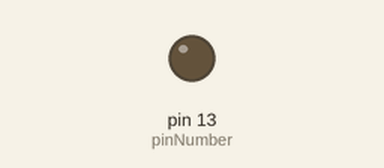
This sketch was run on a simulated Arduino Uno, built with avr-gcc and run on an emulated ATmega328P. On the bench: output pins drawn as LEDs (lit = HIGH).

Above: at 0.5 s.
At 7.87 s:
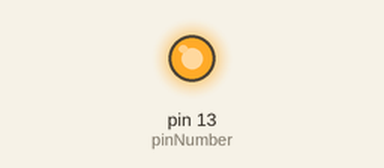
Timing chart, 0 to 8.2 s (numbered marks = the images above):
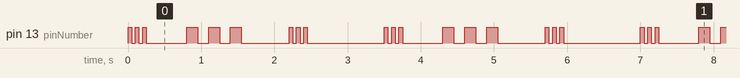

The sketch:

ledBlink.ino
```cpp
bool countUP = true;
int timer = 1000;
int slowBlink = 150;
int fastBlink = 50;
int pinNumber = 13;

void blink(int pin, int timeDelay) {
  digitalWrite(pin, HIGH);
  delay(timeDelay);
  digitalWrite(pin, LOW);
  delay(timeDelay);
}

void s(int pin) {
  for (int i = 3; i > 0; i--)
  blink(pin, fastBlink);
}

void o(int pin) {
  for (int i = 3; i > 0; i--)
  blink(pin, slowBlink);
}

void setup() {
  // put your setup code here, to run once:
  pinMode(pinNumber, OUTPUT);
}

void loop() {
  // put your main code here, to run repeatedly:
  s(pinNumber);
  delay(500);
  o(pinNumber);
  delay(500);
  s(pinNumber);
  delay(timer);
}
```

Measured:
- by itself, pin 13 (pinNumber): repeats every 3.5 s: 2 × (LOW 0.05 s, HIGH 0.05 s), LOW 0.55 s, 2 × (HIGH 0.15 s, LOW 0.15 s), HIGH 0.15 s, LOW 0.65 s, 2 × (HIGH 0.05 s, LOW 0.05 s), HIGH 0.05 s, LOW 1.1 s, HIGH 0.05 s
- by itself, everything shown: repeats every 3.5 s, in 18 steps
